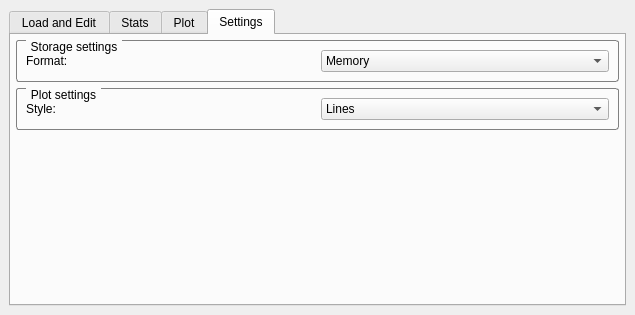
<?xml version="1.0" encoding="UTF-8"?>
<ui version="4.0">
 <class>SafecastDockWidgetBase</class>
 <widget class="QDockWidget" name="SafecastDockWidgetBase">
  <property name="geometry">
   <rect>
    <x>0</x>
    <y>0</y>
    <width>635</width>
    <height>315</height>
   </rect>
  </property>
  <property name="minimumSize">
   <size>
    <width>272</width>
    <height>244</height>
   </size>
  </property>
  <property name="maximumSize">
   <size>
    <width>524287</width>
    <height>500</height>
   </size>
  </property>
  <property name="windowTitle">
   <string>Safecast</string>
  </property>
  <widget class="QWidget" name="dockWidgetContents">
   <layout class="QGridLayout" name="gridLayout">
    <property name="margin">
     <number>9</number>
    </property>
    <item row="1" column="0">
     <widget class="QTabWidget" name="tabWidget">
      <property name="sizePolicy">
       <sizepolicy hsizetype="Expanding" vsizetype="Expanding">
        <horstretch>0</horstretch>
        <verstretch>1</verstretch>
       </sizepolicy>
      </property>
      <property name="currentIndex">
       <number>3</number>
      </property>
      <widget class="QWidget" name="tabLoadEdit">
       <attribute name="title">
        <string>Load and Edit</string>
       </attribute>
       <layout class="QGridLayout" name="gridLayout_2">
        <property name="margin">
         <number>5</number>
        </property>
        <item row="1" column="0">
         <widget class="QLabel" name="styleLabel">
          <property name="maximumSize">
           <size>
            <width>60</width>
            <height>16777215</height>
           </size>
          </property>
          <property name="text">
           <string>Style:</string>
          </property>
         </widget>
        </item>
        <item row="1" column="1">
         <widget class="QComboBox" name="styleBox"/>
        </item>
        <item row="1" column="2">
         <widget class="QPushButton" name="styleButton">
          <property name="enabled">
           <bool>false</bool>
          </property>
          <property name="maximumSize">
           <size>
            <width>100</width>
            <height>16777215</height>
           </size>
          </property>
          <property name="text">
           <string>Apply</string>
          </property>
         </widget>
        </item>
        <item row="0" column="0" colspan="3">
         <layout class="QVBoxLayout" name="toolbarLayout"/>
        </item>
        <item row="2" column="1">
         <spacer name="verticalSpacer">
          <property name="orientation">
           <enum>Qt::Vertical</enum>
          </property>
          <property name="sizeHint" stdset="0">
           <size>
            <width>20</width>
            <height>40</height>
           </size>
          </property>
         </spacer>
        </item>
       </layout>
      </widget>
      <widget class="QWidget" name="tabStats">
       <attribute name="title">
        <string>Stats</string>
       </attribute>
       <layout class="QGridLayout" name="gridLayout_3">
        <property name="margin">
         <number>5</number>
        </property>
        <item row="0" column="0">
         <widget class="QGroupBox" name="groupStats">
          <property name="font">
           <font>
            <weight>50</weight>
            <bold>false</bold>
            <strikeout>false</strikeout>
            <kerning>true</kerning>
           </font>
          </property>
          <property name="styleSheet">
           <string notr="true">QGroupBox {
    border: 1px solid gray;
    border-radius: 3px;
    margin-top: 0.5em;
}

QGroupBox::title {
    subcontrol-origin: margin;
    left: 10px;
    padding: 0 3px 0 3px;
}</string>
          </property>
          <property name="title">
           <string>ADER statistics</string>
          </property>
          <property name="flat">
           <bool>true</bool>
          </property>
          <property name="checkable">
           <bool>false</bool>
          </property>
         </widget>
        </item>
       </layout>
      </widget>
      <widget class="QWidget" name="tabPlot">
       <attribute name="title">
        <string>Plot</string>
       </attribute>
       <layout class="QGridLayout" name="gridLayout_4">
        <property name="margin">
         <number>5</number>
        </property>
        <item row="0" column="0">
         <widget class="QGroupBox" name="groupPlot">
          <property name="styleSheet">
           <string notr="true">QGroupBox {
    border: 1px solid gray;
    border-radius: 3px;
    margin-top: 0.5em;
}

QGroupBox::title {
    subcontrol-origin: margin;
    left: 10px;
    padding: 0 3px 0 3px;
}</string>
          </property>
          <property name="title">
           <string>ADER plot</string>
          </property>
         </widget>
        </item>
       </layout>
      </widget>
      <widget class="QWidget" name="tabSettings">
       <attribute name="title">
        <string>Settings</string>
       </attribute>
       <layout class="QGridLayout" name="gridLayout_5">
        <property name="margin">
         <number>5</number>
        </property>
        <item row="1" column="0">
         <widget class="QGroupBox" name="plotGroupBox">
          <property name="styleSheet">
           <string notr="true">QGroupBox {
    border: 1px solid gray;
    border-radius: 3px;
    margin-top: 0.5em;
}

QGroupBox::title {
    subcontrol-origin: margin;
    left: 10px;
    padding: 0 3px 0 3px;
}</string>
          </property>
          <property name="title">
           <string>Plot settings</string>
          </property>
          <layout class="QGridLayout" name="gridLayout_7">
           <item row="0" column="0">
            <layout class="QGridLayout" name="plotGridLayout">
             <item row="0" column="0">
              <widget class="QLabel" name="plotStyleLabel">
               <property name="text">
                <string>Style:</string>
               </property>
              </widget>
             </item>
             <item row="0" column="1">
              <widget class="QComboBox" name="plotStyleCombo">
               <item>
                <property name="text">
                 <string>Lines</string>
                </property>
               </item>
               <item>
                <property name="text">
                 <string>Points</string>
                </property>
               </item>
              </widget>
             </item>
            </layout>
           </item>
          </layout>
         </widget>
        </item>
        <item row="2" column="0">
         <spacer name="verticalSpacer_2">
          <property name="orientation">
           <enum>Qt::Vertical</enum>
          </property>
          <property name="sizeHint" stdset="0">
           <size>
            <width>20</width>
            <height>40</height>
           </size>
          </property>
         </spacer>
        </item>
        <item row="0" column="0">
         <widget class="QGroupBox" name="storageGroupBox">
          <property name="styleSheet">
           <string notr="true">QGroupBox {
    border: 1px solid gray;
    border-radius: 3px;
    margin-top: 0.5em;
}

QGroupBox::title {
    subcontrol-origin: margin;
    left: 10px;
    padding: 0 3px 0 3px;
}</string>
          </property>
          <property name="title">
           <string>Storage settings</string>
          </property>
          <layout class="QHBoxLayout" name="horizontalLayout">
           <item>
            <widget class="QLabel" name="storageLabel">
             <property name="text">
              <string>Format:</string>
             </property>
            </widget>
           </item>
           <item>
            <widget class="QComboBox" name="storageCombo">
             <item>
              <property name="text">
               <string>Memory</string>
              </property>
             </item>
             <item>
              <property name="text">
               <string>SQLite</string>
              </property>
             </item>
            </widget>
           </item>
          </layout>
         </widget>
        </item>
       </layout>
      </widget>
     </widget>
    </item>
   </layout>
  </widget>
  <action name="actionImport">
   <property name="icon">
    <iconset>
     <normaloff>:/plugins/Safecast/icons/tool_import.png</normaloff>
     <normalon>:/plugins/Safecast/icons/tool_import.png</normalon>:/plugins/Safecast/icons/tool_import.png</iconset>
   </property>
   <property name="text">
    <string>Import</string>
   </property>
   <property name="toolTip">
    <string>Import LOG file as new layer</string>
   </property>
   <property name="shortcut">
    <string>Ctrl+I</string>
   </property>
  </action>
  <action name="actionSave">
   <property name="icon">
    <iconset>
     <normaloff>:/plugins/Safecast/icons/tool_save.png</normaloff>:/plugins/Safecast/icons/tool_save.png</iconset>
   </property>
   <property name="text">
    <string>Save</string>
   </property>
   <property name="toolTip">
    <string>Save layer as new LOG file</string>
   </property>
   <property name="shortcut">
    <string>Ctrl+S</string>
   </property>
  </action>
  <action name="actionSelect">
   <property name="icon">
    <iconset>
     <normaloff>:/plugins/Safecast/icons/tool_cut.png</normaloff>:/plugins/Safecast/icons/tool_cut.png</iconset>
   </property>
   <property name="text">
    <string>Select</string>
   </property>
   <property name="toolTip">
    <string>Select features to cut</string>
   </property>
  </action>
  <action name="actionDeselect">
   <property name="icon">
    <iconset>
     <normaloff>:/plugins/Safecast/icons/tool_cut_deselect.png</normaloff>:/plugins/Safecast/icons/tool_cut_deselect.png</iconset>
   </property>
   <property name="text">
    <string>Deselect</string>
   </property>
   <property name="toolTip">
    <string>Deselect features</string>
   </property>
  </action>
  <action name="actionDelete">
   <property name="icon">
    <iconset>
     <normaloff>:/plugins/Safecast/icons/tool_delete.png</normaloff>:/plugins/Safecast/icons/tool_delete.png</iconset>
   </property>
   <property name="text">
    <string>Delete</string>
   </property>
   <property name="toolTip">
    <string>Delete selected features</string>
   </property>
  </action>
 </widget>
 <resources/>
 <connections/>
</ui>
